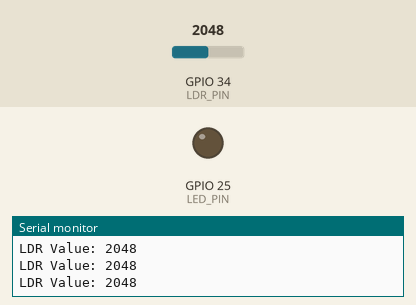
This sketch was run on a simulated ESP32. On the bench: output pins drawn as LEDs (lit = HIGH), the last lines printed to the serial monitor. The inputs (shaded band) are chosen by the test bench; at power-on: GPIO 34 (LDR_PIN) = 2048.

Above: at 1.3 s.
1.4 s: GPIO 34 (LDR_PIN) set to 1548
2.9 s: GPIO 34 (LDR_PIN) set to 1456
At 4.2 s:
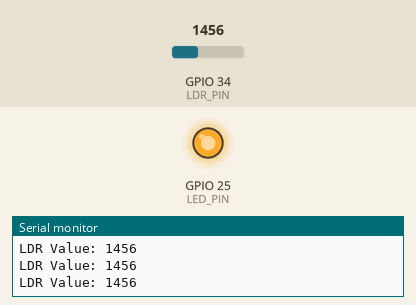
4.5 s: GPIO 34 (LDR_PIN) set to 1540
At 5.4 s:
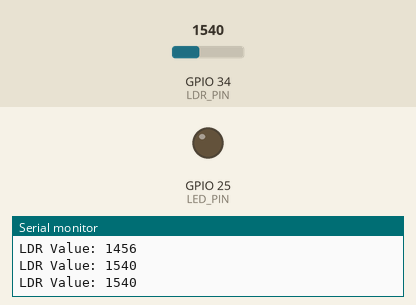
6.0 s: GPIO 34 (LDR_PIN) set to 1460
At 6.6 s:
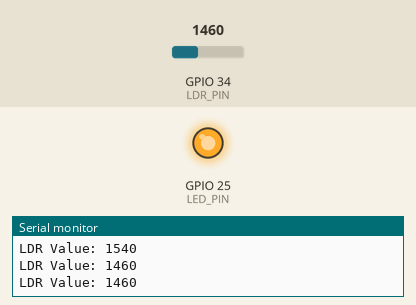
Timing chart, 0 to 8.5 s (numbered marks = the images above; inputs shaded):
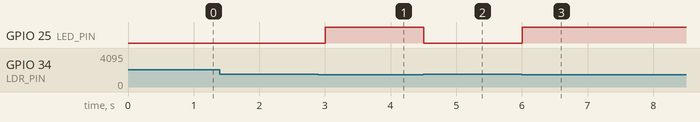

Measured:
- the behaviour switches between 1500 and 1499 on GPIO 34 (LDR_PIN) (found by bisection; images 0 and 1)
- after the input at 2.9 s, GPIO 25 (LED_PIN): LOW → HIGH after 0.10 s
- after the input at 4.5 s, GPIO 25 (LED_PIN): HIGH → LOW at once
- after the input at 6.0 s, GPIO 25 (LED_PIN): LOW → HIGH at once

The sketch:

p-9.ino
```cpp
 const int LDR_PIN = 34;
const int LED_PIN = 25;

void setup() {
  Serial.begin(115200);
  pinMode(LED_PIN, OUTPUT);
}

void loop() {

  int ldrValue = analogRead(LDR_PIN);

  Serial.print("LDR Value: ");
  Serial.println(ldrValue);

  if (ldrValue < 1500) {
    digitalWrite(LED_PIN, HIGH);
  }
  else {
    digitalWrite(LED_PIN, LOW);
  }

  delay(500);
}
```
